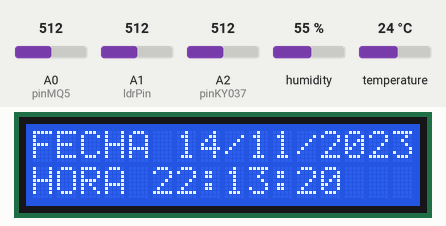
This sketch was run on a simulated Arduino Uno, built with avr-gcc and run on an emulated ATmega328P. Shown: 16×2 character LCD. Inputs (shaded band) come from the test bench; at power-on: humidity 55 %, temperature 24 °C, A2 (pinKY037) = 512, A1 (ldrPin) = 512, A0 (pinMQ5) = 512. The local clock reads 2024-03-15 10:24:30 at power-on unless the sketch sets it; storage starts empty; what the sketch prints to the serial monitor is not drawn.

Above: at 0.7 s.
At 14.0 s:
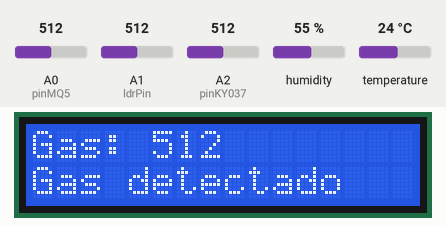
14.1 s: humidity set to 22 %
22.1 s: temperature set to 12 °C
At 25.1 s:
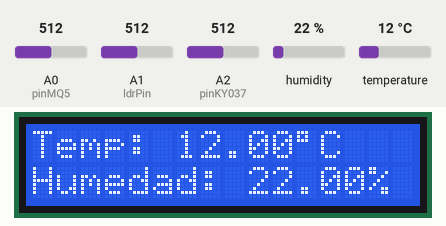
30.1 s: A2 (pinKY037) set to 610
At 37.9 s:
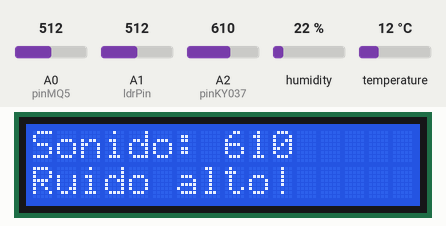
40.9 s: A1 (ldrPin) set to 585
At 49.3 s:
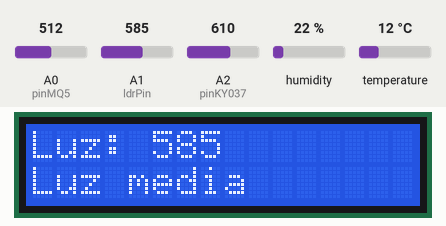
50.1 s: A1 (ldrPin) set to 611
60.9 s: A1 (ldrPin) set to 190
At 69.4 s:
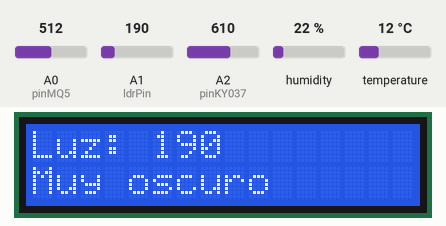
Timing chart, 0 to 70.9 s (numbered marks = the images above; inputs shaded):
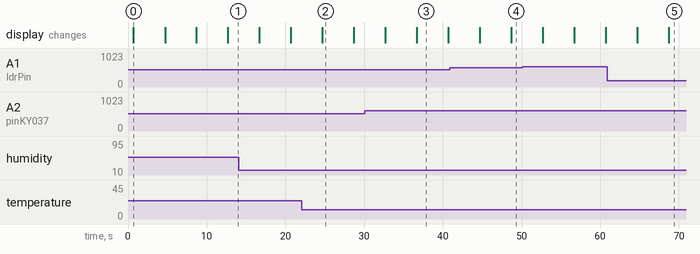

The sketch:

codigo_todo_v6.ino
```cpp
// === Librerías ===
#include <Wire.h>
#include <LiquidCrystal_I2C.h>
#include "DHT.h"
#include <ThreeWire.h>
#include <RtcDS1302.h>
#include <SPI.h>
#include <SD.h>
#include <SoftwareSerial.h>  // <--- BT

// === LCD I2C ===
LiquidCrystal_I2C lcd(0x27, 16, 2);

// === DHT11 ===
#define DHT_PIN 8
#define DHTTYPE DHT11
DHT dht(DHT_PIN, DHTTYPE);

// === Pines analógicos ===
#define ldrPin A1
#define pinMQ5 A0
#define pinKY037 A2

// === RTC DS1302 ===
ThreeWire myWire(3, 2, 4); // IO, SCLK, CE
RtcDS1302<ThreeWire> Rtc(myWire);

// === SD ===
const int chipSelect = 10;
bool sdOK = false;

// === Bluetooth HC-05 ===
SoftwareSerial BT(6, 5);  // RX = 6, TX = 5

// === Control de tiempo ===
unsigned long lastSave = 0;
const long sampleInterval = 60000;  // 1 minuto

// === Control de Rotación LCD ===
const long lcdRotationInterval = 4000;
unsigned long previousLcdMillis = 0;
int lcdState = 0;
const int numLcdStates = 5;

void setup() {
  Serial.begin(9600);
  BT.begin(9600);
  Serial.println(F("INICIO"));

  dht.begin();
  lcd.init();
  lcd.backlight();
  Rtc.Begin();
  delay(500);

  if (Rtc.GetIsWriteProtected()) Rtc.SetIsWriteProtected(false);

  RtcDateTime compiled = RtcDateTime(__DATE__, __TIME__);
  Rtc.SetDateTime(compiled);

  // === Inicialización SD ===
  lcd.clear();
  lcd.print(F("Iniciando SD..."));
  if (SD.begin(chipSelect)) {
    sdOK = true;
    lcd.setCursor(0, 1);
    lcd.print(F("SD: OK"));

    RtcDateTime now = Rtc.GetDateTime();
    if (now.IsValid()) logHeaderToSD(now);
  } else {
    lcd.setCursor(0, 1);
    lcd.print(F("SD: ERROR"));
  }

  mostrarFechaHora();
  previousLcdMillis = millis();
  Serial.println(F("Setup completo"));
}

void loop() {
  unsigned long currentMillis = millis();

  // === Guardado + Envío Bluetooth ===
  if (currentMillis - lastSave >= sampleInterval) {
    guardarDatosYEnviar();
    lastSave = currentMillis;
  }

  // === Rotación del LCD ===
  if (currentMillis - previousLcdMillis >= lcdRotationInterval) {
    previousLcdMillis = currentMillis;
    lcdState = (lcdState + 1) % numLcdStates;
    switch (lcdState) {
      case 0: mostrarFechaHora(); break;
      case 1: mostrarTempHumedad(); break;
      case 2: mostrarLuz(); break;
      case 3: mostrarGas(); break;
      case 4: mostrarSonido(); break;
    }
  }
}

// === FUNCIONES DE VISUALIZACIÓN ===
void mostrarFechaHora() {
  lcd.clear();
  RtcDateTime now = Rtc.GetDateTime();
  if (!now.IsValid()) {
    lcd.print(F("RTC NO VALIDO"));
    return;
  }
  lcd.setCursor(0, 0);
  lcd.print(F("FECHA "));
  lcd.print(now.Day()); lcd.print(F("/")); lcd.print(now.Month()); lcd.print(F("/")); lcd.print(now.Year());
  lcd.setCursor(0, 1);
  lcd.print(F("HORA "));
  if (now.Hour() < 10) lcd.print(F("0")); lcd.print(now.Hour());
  lcd.print(F(":"));
  if (now.Minute() < 10) lcd.print(F("0")); lcd.print(now.Minute());
  lcd.print(F(":"));
  if (now.Second() < 10) lcd.print(F("0")); lcd.print(now.Second());
}

void mostrarTempHumedad() {
  float h = dht.readHumidity();
  float t = dht.readTemperature();
  lcd.clear();
  if (isnan(h) || isnan(t)) { lcd.print(F("Error DHT11")); return; }
  lcd.setCursor(0, 0);
  lcd.print(F("Temp: ")); lcd.print(t); lcd.print((char)223); lcd.print(F("C"));
  lcd.setCursor(0, 1);
  lcd.print(F("Humedad: ")); lcd.print(h); lcd.print(F("%"));
}

void mostrarLuz() {
  int luz = analogRead(ldrPin);
  lcd.clear();
  lcd.setCursor(0, 0);
  lcd.print(F("Luz: ")); lcd.print(luz);
  lcd.setCursor(0, 1);
  if (luz < 200) lcd.print(F("Muy oscuro"));
  else if (luz < 600) lcd.print(F("Luz media"));
  else lcd.print(F("Muy claro"));
}

void mostrarGas() {
  int gas = analogRead(pinMQ5);
  lcd.clear();
  lcd.setCursor(0, 0);
  lcd.print(F("Gas: ")); lcd.print(gas);
  lcd.setCursor(0, 1);
  if (gas > 400) lcd.print(F("Gas detectado"));
  else lcd.print(F("Nivel normal"));
}

void mostrarSonido() {
  int sonido = analogRead(pinKY037);
  lcd.clear();
  lcd.setCursor(0, 0);
  lcd.print(F("Sonido: ")); lcd.print(sonido);
  lcd.setCursor(0, 1);
  if (sonido < 200) lcd.print(F("Tranquilo"));
  else if (sonido < 600) lcd.print(F("Medio"));
  else lcd.print(F("Ruido alto!"));
}

// === FUNCIONES DE UTILIDAD ===
void getFilename(char *filename, RtcDateTime now) {
  sprintf(filename, "%04d%02d%02d.CSV", now.Year(), now.Month(), now.Day());
}

void logHeaderToSD(RtcDateTime now) {
  char filename[13];
  getFilename(filename, now);
  File dataFile = SD.open(filename, FILE_WRITE);
  if (dataFile) {
    if (dataFile.size() == 0)
      dataFile.println(F("timestamp,temp_c,hum,light,gas_mq5,sound_ky037"));
    dataFile.close();
  }
}

// === FUNCIÓN PRINCIPAL: Guardar + Enviar por Bluetooth ===
void guardarDatosYEnviar() {
  if (!sdOK) return;

  RtcDateTime now = Rtc.GetDateTime();
  float h = dht.readHumidity();
  float t = dht.readTemperature();
  int luz = analogRead(ldrPin);
  int gas = analogRead(pinMQ5);
  int sonido = analogRead(pinKY037);

  if (!now.IsValid() || isnan(t) || isnan(h)) return;

  // === Generar timestamp ===
  char timestamp[20];
  sprintf(timestamp, "%04d-%02d-%02d %02d:%02d:%02d",
          now.Year(), now.Month(), now.Day(),
          now.Hour(), now.Minute(), now.Second());

  // === Guardar en SD ===
  char filename[13];
  getFilename(filename, now);
  File f = SD.open(filename, FILE_WRITE);
  if (f) {
    f.print(timestamp); f.print(F(","));
    f.print(t, 2); f.print(F(","));
    f.print(h, 2); f.print(F(","));
    f.print(luz); f.print(F(","));
    f.print(gas); f.print(F(","));
    f.println(sonido);
    f.close();
  }

  // === Enviar por Bluetooth ===
  BT.print("["); BT.print(timestamp); BT.println("]");
  BT.print(t, 1); BT.println("°C");
  BT.print(h, 1); BT.println("%");
  BT.println(luz);
  BT.println(gas);
  BT.println(sonido);
  BT.println("------------------------------");


  // === También imprimir en Serial Monitor ===
  Serial.print(F("[")); Serial.print(timestamp); Serial.println(F("]"));
  Serial.print(F("Temp: ")); Serial.print(t, 1); Serial.print(F("°C | "));
  Serial.print(F("Hum: ")); Serial.print(h, 1); Serial.print(F("% | "));
  Serial.print(F("Luz: ")); Serial.print(luz); Serial.print(F(" | "));
  Serial.print(F("Gas: ")); Serial.print(gas); Serial.print(F(" | "));
  Serial.print(F("Sonido: ")); Serial.println(sonido);
  Serial.println(F("-----------------------------------"));

  Serial.println(F("Datos guardados, enviados por BT y mostrados en Serial."));
}
```

Measured:
- after the input at 30.1 s, the display: first differs from a run without the input after 6.6 s (image 3)
- after the input at 60.9 s, the display: first differs from a run without the input after 7.8 s (image 5)
- what the display in image 0 shows lasts 4.0 s, from 0.7 s to 4.7 s
- what the display in image 2 shows lasts 4.0 s, from 24.7 s to 28.7 s
